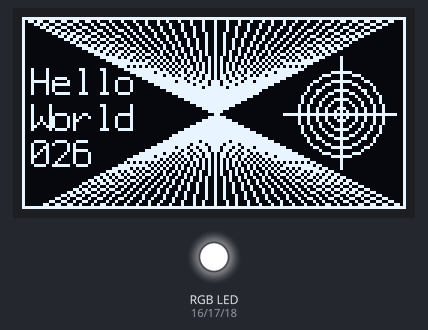
Bench run of a program on a simulated ESP32. Shown: 128×64 one-colour display, an RGB LED mixed from three pins (HIGH = lit).

Above: at 0.51 s.
At 1.13 s:
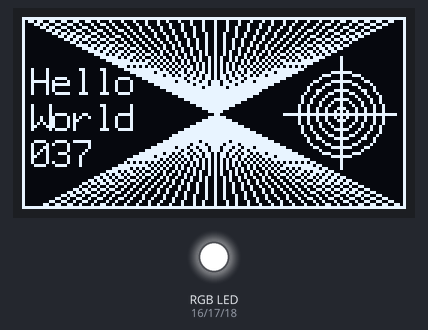
At 37.3 s:
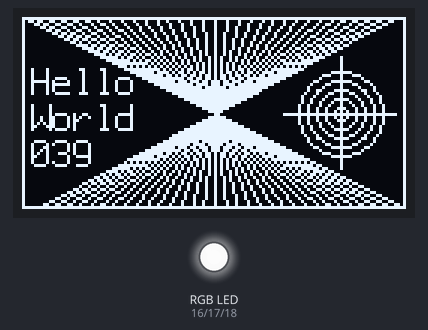
Timing chart, 0 to 40.0 s (numbered marks = the images above):
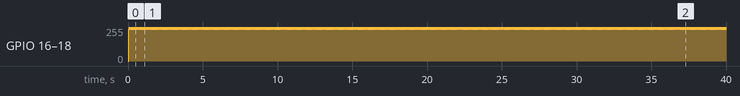

The program:

main.cpp
```cpp
#include <Arduino.h>
#include <U8g2lib.h>

#define RED_PIN             16
#define GREEN_PIN           17
#define BLUE_PIN            18
#define STATUS_LED_PWM_FREQ 12000
#define STATUS_LED_PWM_RES  8

#define OLED_DATA  21
#define OLED_CLOCK 22
#define OLED_RESET 255
U8G2_SSD1306_128X64_NONAME_F_SW_I2C g_OLED(U8G2_R0, OLED_RESET, OLED_CLOCK, OLED_DATA);
int g_line_height = 0;

void write_led(int brightness = 0, bool invert = false)
{
  if(invert)
  {
    brightness = 256 - brightness;
  }
  ledcWrite(1, brightness);
  ledcWrite(2, brightness);
  ledcWrite(3, brightness);
}

void draw_display(int FPS)
{
  g_OLED.clearBuffer();
  g_OLED.home();

  g_OLED.drawFrame(0, 0, g_OLED.getWidth(), g_OLED.getHeight());  g_OLED.setCursor(3, g_line_height * 2 + 2);
  g_OLED.print("Hello");
  g_OLED.setCursor(3, g_line_height * 3 + 2);
  g_OLED.print("World");
  g_OLED.setCursor(3, g_line_height * 4 + 2);
  g_OLED.printf("%03d", FPS);  for (int x = 0; x < g_OLED.getWidth(); x += 4)
    g_OLED.drawLine(x, 0, g_OLED.getWidth() - x, g_OLED.getHeight());  const int reticleY = g_OLED.getHeight() / 2;
  const int reticleR = g_OLED.getHeight() / 4 - 2;
  const int reticleX = g_OLED.getWidth() - reticleR - 8;

  for (int r = reticleR; r > 0; r -= 3)
    g_OLED.drawCircle(reticleX, reticleY, r);

  g_OLED.drawHLine(reticleX - reticleR - 5, reticleY, 2 * reticleR + 10);
  g_OLED.drawVLine(reticleX, reticleY - reticleR - 5, 2 * reticleR + 10);

  g_OLED.sendBuffer();
}

double get_fps(double seconds)
{
  static double fps;
  fps = (fps * 0.9) + (1.0 / seconds * 0.1);
  return fps;
}

void setup()
{
  pinMode(RED_PIN,   OUTPUT);
  pinMode(GREEN_PIN, OUTPUT);
  pinMode(BLUE_PIN,  OUTPUT);
  ledcAttachPin(RED_PIN,   1);
  ledcSetup(1, STATUS_LED_PWM_FREQ, STATUS_LED_PWM_RES);
  ledcAttachPin(GREEN_PIN, 2);
  ledcSetup(2, STATUS_LED_PWM_FREQ, STATUS_LED_PWM_RES);
  ledcAttachPin(BLUE_PIN,  3);
  ledcSetup(3, STATUS_LED_PWM_FREQ, STATUS_LED_PWM_RES);

  g_OLED.begin();
  g_OLED.clear();
  g_OLED.setFont(u8g2_font_profont15_tf);
  g_line_height = g_OLED.getFontAscent() - g_OLED.getFontDescent();

  g_OLED.drawFrame(0, 0, g_OLED.getWidth(), g_OLED.getHeight());
}

void loop()
{
  static bool bLED = LOW;
  int fps = 0;

  for (;;)
  {
    bLED = !bLED;
    if (!bLED)
      write_led(0, true);
    else
      write_led(16, true);

    double dStart = millis() / 1000.0;
    draw_display(fps);
    double dEnd = millis() / 1000.0;
    fps = get_fps(dEnd - dStart);
  }
}
```

Measured:
- by itself, GPIO 16 (RED_PIN), GPIO 17 (GREEN_PIN), GPIO 18 (BLUE_PIN): alternates 255/255 for 0.03 s and 239/255 for 0.03 s
